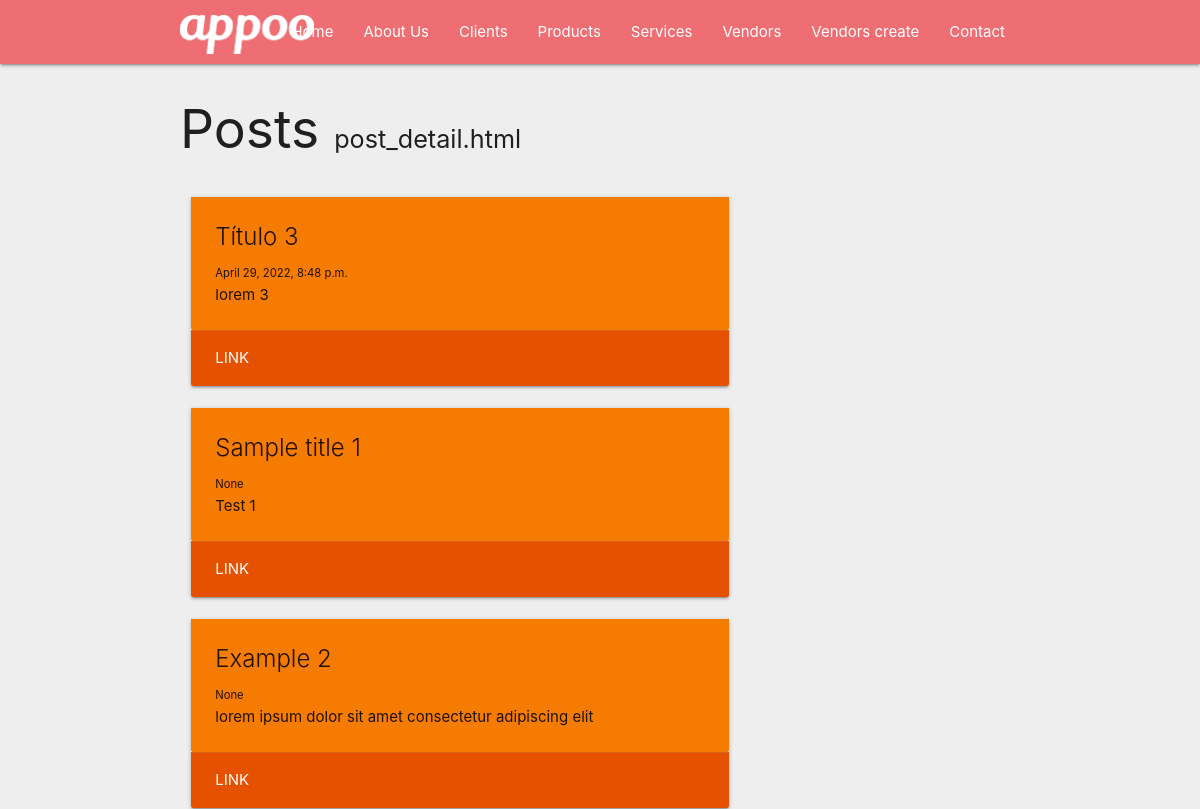
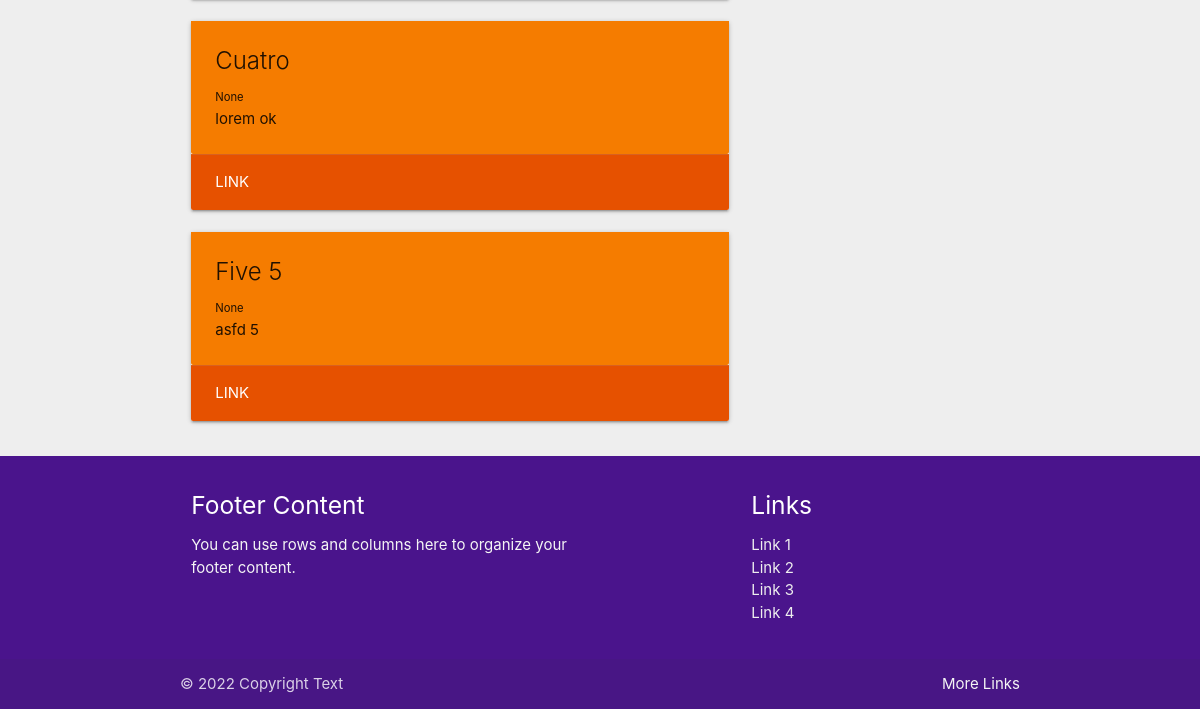
/post_list, run on an earlier commit of the app's database (2 pictures, top to bottom).
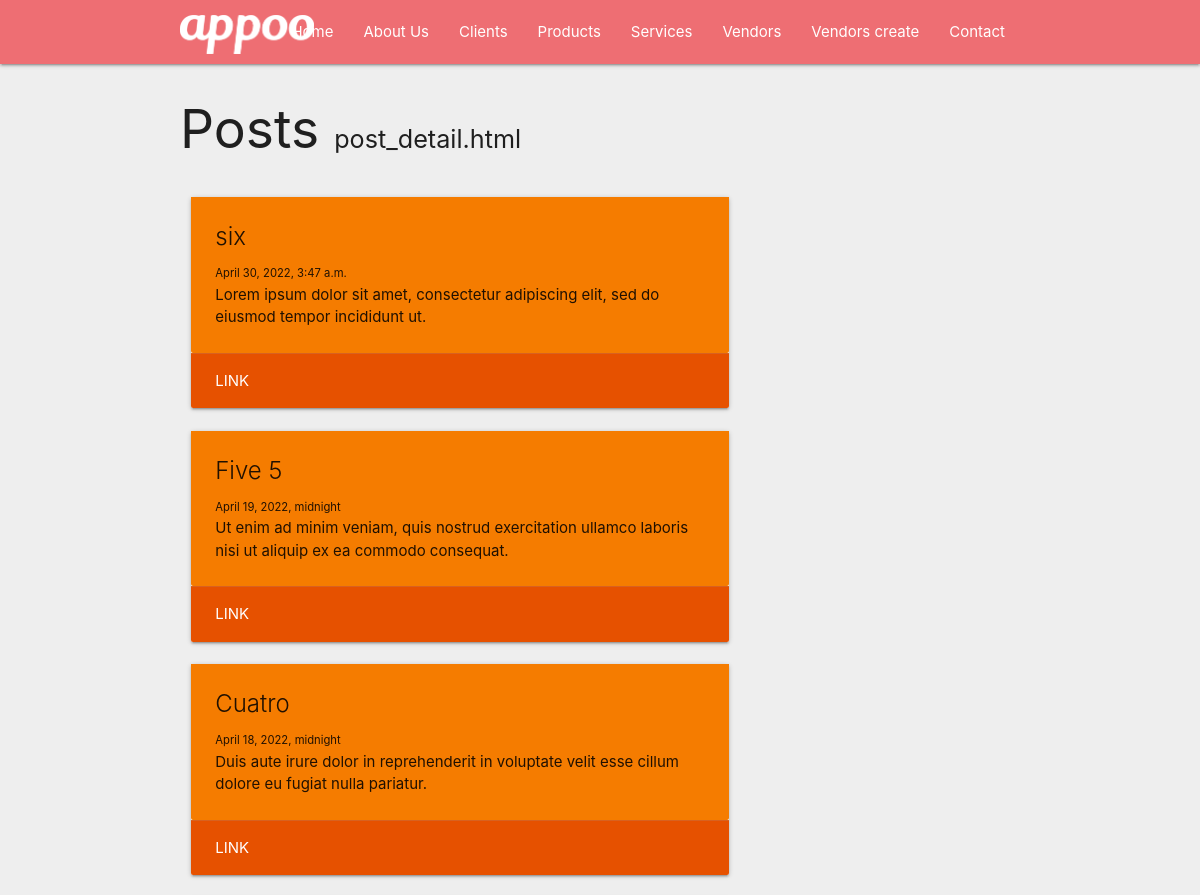
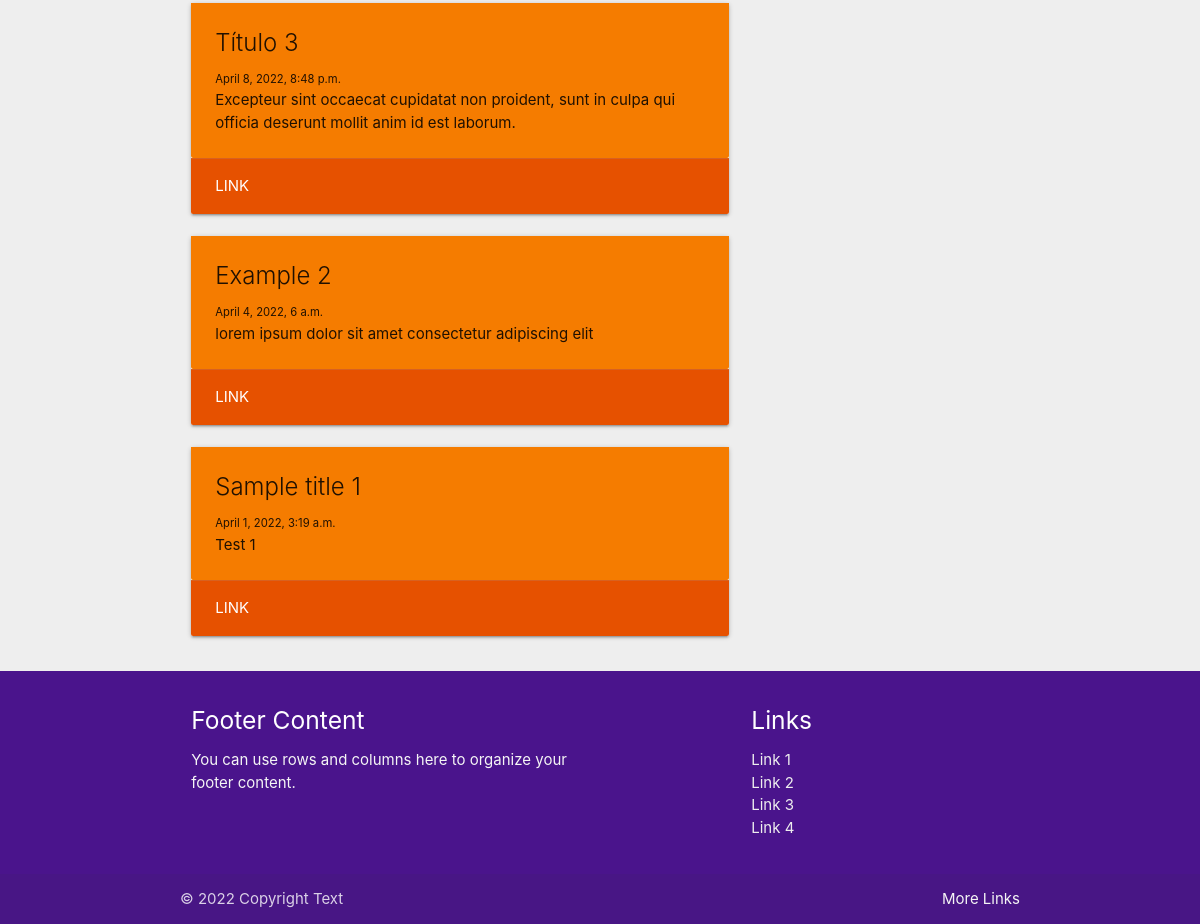
And on a later commit of the database (2 pictures, top to bottom).
### store/models.py (models this page shows, shortened)
class Post(models.Model):
    author = models.ForeignKey(settings.AUTH_USER_MODEL, on_delete=models.CASCADE)
    title = models.CharField(max_length=200)
    text = models.TextField()
    created_date = models.DateTimeField(
            default=timezone.now)
    published_date = models.DateTimeField(
            blank=True, null=True)

### store/views.py (the view)
# urls.py: path('post_list',views.post_all),
def post_all(request):
    query_post = Post.objects.all().order_by('-published_date')
    return render(request,'store/post_list.html',{'nbar':'post_list','query_post':query_post})

### store/templates/store/post_list.html (shortened to what this page needs)
{% extends 'store/base-store.html' %}
{% block content %}
<div class="container">
    <h2>
        <span>Posts</span>
        <span class="flow-text">post_detail.html</span>
    </h2>
    <div class="row">
        {% for item in query_post %}
        <div class="col s12 m8">
            <div class="card">
                <div class="card-content orange darken-2">
                    <span class="card-title">{{item.title}}</span>
                    <small>{{item.published_date }}</small>
                    <p>{{item.text }}</p>
                </div>
                <div class="card-action orange darken-4">
                    <a class="white-text" href="#">link</a>
                </div>
            </div>
        </div>
        {% endfor %}
    </div>
</div>
{% endblock %}

What changed in the data, as far as the page shows it:
added Post: title "six", published_date "April 30, 2022, 3:47 a.m.", text "Lorem ipsum dolor sit amet, consectetur adipiscing elit, sed do eiusmod tempor incididunt ut."
changed Post "Five 5": published_date "None" → "April 19, 2022, midnight"; text "asfd 5" → "Ut enim ad minim veniam, quis nostrud exercitation ullamco laboris nisi ut aliquip ex ea commodo consequat."; moves up the list
changed Post "Cuatro": published_date "None" → "April 18, 2022, midnight"; text "lorem ok" → "Duis aute irure dolor in reprehenderit in voluptate velit esse cillum dolore eu fugiat nulla pariatur."; moves up the list
changed Post "Título 3": published_date "April 29, 2022, 8:48 p.m." → "April 8, 2022, 8:48 p.m."; text "lorem 3" → "Excepteur sint occaecat cupidatat non proident, sunt in culpa qui officia deserunt mollit anim id est laborum."
changed Post "Example 2": published_date "None" → "April 4, 2022, 6 a.m."; moves down the list
changed Post "Sample title 1": published_date "None" → "April 1, 2022, 3:19 a.m."
